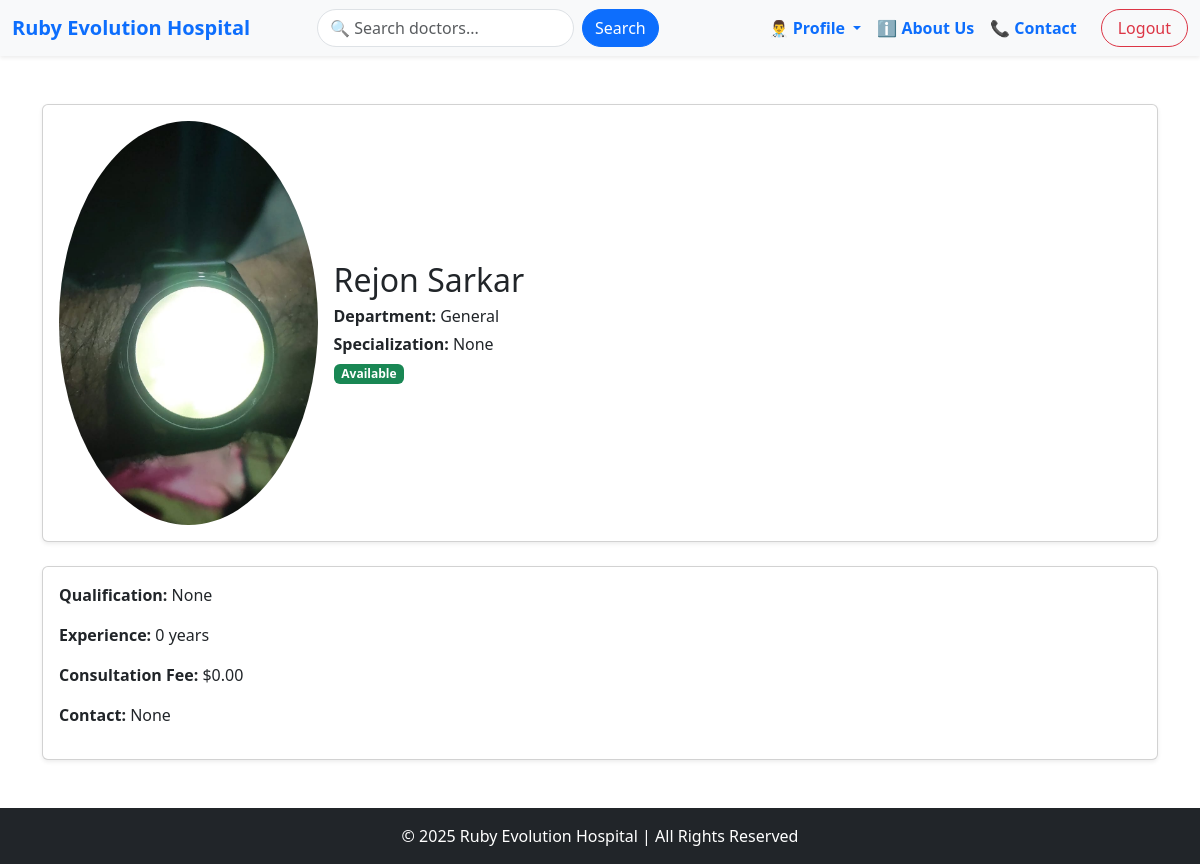
The page /accounts/doctors/1/ (signed in) on the database as committed earlier.
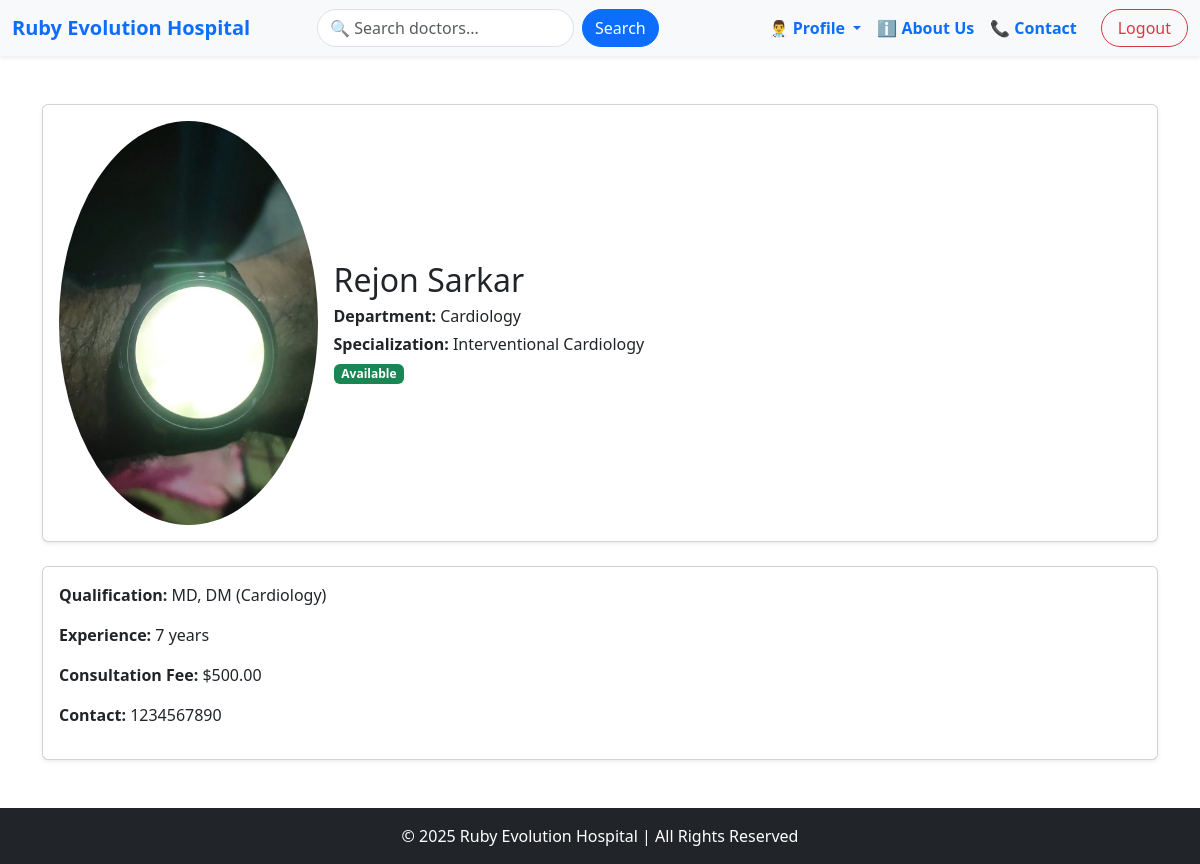
The same page on the database as committed later.
### accounts/models.py (models this page shows, shortened)
class DoctorProfile(models.Model):
    DEPARTMENT_CHOICES = [
        ('Cardiology', 'Cardiology'),
        ('Neurology', 'Neurology'),
        ('Orthopedics', 'Orthopedics'),
        ('Pediatrics', 'Pediatrics'),
        ('General', 'General'),
        ('Dermatology', 'Dermatology'),
        ('Gynecology', 'Gynecology'),
    ]
    user = models.OneToOneField(CustomUser, on_delete=models.CASCADE,related_name='doctor')
    profile_picture = models.ImageField(upload_to='doctor_profiles/', null=True, blank=True)
    contact_number = models.CharField(max_length=15, null=True, blank=True)
    department = models.CharField(max_length=50, choices=DEPARTMENT_CHOICES, default='General')
    specialization = models.CharField(max_length=100, null=True, blank=True)
    qualification = models.CharField(max_length=200, null=True, blank=True)
    bio = models.TextField(null=True,blank=True)
    experience = models.PositiveIntegerField(default=0)
    consultation_fee = models.DecimalField(max_digits=8, decimal_places=2, default=0.00)
    availability_status = models.BooleanField(default=True)

class CustomUser(AbstractUser):
    ROLE_CHOICES = (
        ('admin', 'Admin'),
        ('doctor', 'Doctor'),
        ('patient', 'Patient'),
        ('staff', 'Staff'),
    )
    CURRENT_STATUS = [
        ('apporved','Approved'),
        ('panding','Panding'),
        ('cancel','Cancel'),
    ]
    first_name = models.CharField(max_length=50,null=True)
    last_name = models.CharField(max_length=50,null=True)
    role = models.CharField(choices=ROLE_CHOICES, max_length=50,null=True, blank=True)
    current_status = models.CharField(choices=CURRENT_STATUS, max_length=50,default='panding')

### accounts/views.py (the view)
# urls.py: path('doctors/<int:pk>/', DoctorDetailView.as_view(), name='doctorDetail'),
class DoctorDetailView(LoginRequiredMixin,DetailView):
    model = DoctorProfile
    template_name='doctor/doctorDetail.html'
    context_object_name = "doctor"

### accounts/templates/doctor/doctorDetail.html (shortened to what this page needs)
{% extends 'base.html' %}
{% load static %}
{% block content %}
<div class="container my-5">
    <div class="card mb-4 shadow-sm p-3">
        <div class="row g-3 align-items-center">
            <div class="col-md-3 text-center">
                {% if doctor.profile_picture %}
                    <img src="{{ doctor.profile_picture.url }}" class="rounded-circle img-fluid" alt="{{ doctor.user.first_name }}">
                {% else %}
                    <img src="{% static 'images/default_doctor.jpg' %}" class="rounded-circle img-fluid" alt="Default Profile">
                {% endif %}
            </div>
            <div class="col-md-9">
                <h2 class="mb-1">{{ doctor.user.first_name }} {{ doctor.user.last_name }}</h2>
                <p class="mb-1"><strong>Department:</strong> {{ doctor.department }}</p>
                {% if doctor.specialization %}
                    <p class="mb-1"><strong>Specialization:</strong> {{ doctor.specialization }}</p>
                {% endif %}
                {% if doctor.availability_status %}
                    <span class="badge bg-success">Available</span>
                {% else %}
                    <span class="badge bg-danger">Not Available</span>
                {% endif %}
            </div>
        </div>
    </div>
    <div class="card shadow-sm p-3 mb-4">
        {% if doctor.qualification %}
            <p><strong>Qualification:</strong> {{ doctor.qualification }}</p>
        {% endif %}
        <p><strong>Experience:</strong> {{ doctor.experience }} years</p>
        <p><strong>Consultation Fee:</strong> ${{ doctor.consultation_fee }}</p>
        {% if doctor.contact_number %}
            <p><strong>Contact:</strong> {{ doctor.contact_number }}</p>
        {% endif %}
    </div>
</div>
{% endblock %}

Rows that differ between the two databases and show on the page:
changed DoctorProfile "Rejon": department "General" → "Cardiology"; specialization "None" → "Interventional Cardiology"; qualification "None" → "MD, DM (Cardiology)"; experience "0" → "7"; consultation_fee "0.00" → "500.00"; contact_number "None" → "1234567890"
